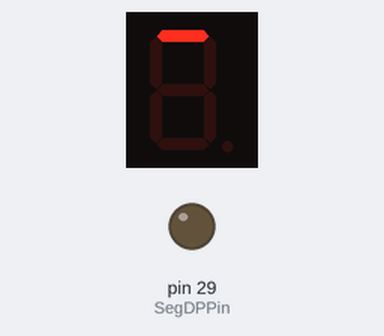
Simulated run of this sketch. Board: Arduino Mega 2560, built with avr-gcc and run on an emulated ATmega2560. Parts: 1-digit seven-segment display, output pins drawn as LEDs (lit = HIGH). Wiring (inferred from the names in the program): 1-digit 7-segment display, segments lit when HIGH: segments pin 22, pin 23, pin 24, pin 25, pin 26, pin 27, pin 28, pin 25. Dashed ring = blinking. The segment pins are drawn as the display they are named for; pins used as bus, display or sensor lines are not drawn.

Above: at 0.1 s.
At 0.6 s:
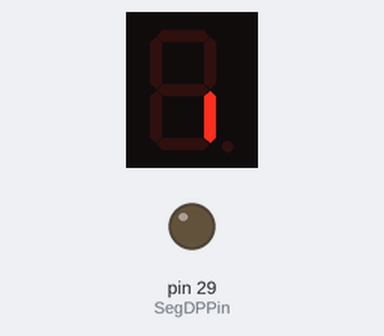
At 1.1 s:
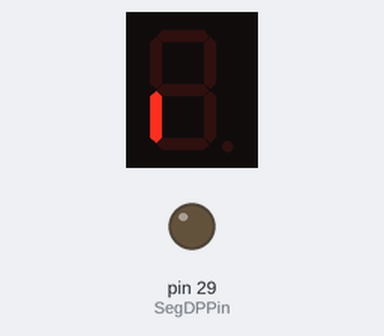
At 2.1 s:
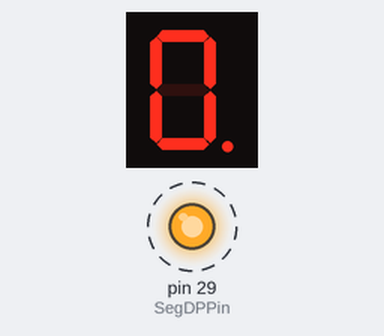
Timing chart, 0 to 40.0 s (numbered marks = the images above):
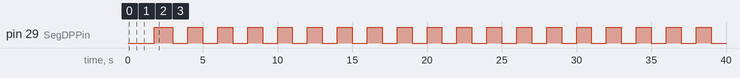

Measured:
- by itself, pin 29 (SegDPPin): alternates HIGH for 1.0 s and LOW for 1.0 s
- by itself, everything shown: repeats every 10.0 s, in 11 steps

The sketch:

CSCI241_Single_8-Segment_Display_3B.ino
```cpp
// Display using an 8-segment LED module. (Homework)

#include <CSCI_LED.h>    // Library routines
#include <CSCI_Timers.h>

const int SegAPin = 22;  // Output pin associated with the "A" (top) segment
const int SegBPin = 23;  // Output pin associated with the "B" (top right) segment
const int SegCPin = 24;  // Output pin associated with the "C" (bottom right) segment
const int SegDPin = 25;  // Output pin associated with the "D" (bottom) segment
const int SegEPin = 26;  // Output pin associated with the "E" (bottom left) segment
const int SegFPin = 27;  // Output pin associated with the "F" (top left) segment
const int SegGPin = 28;  // Output pin associated with the "G" (middle) segment
const int SegDPPin = 29; // Output pin associated with the "DP" (decimal point)

// IMPORTANT: The pin numbers above were purposely chosen to correspond to the 8 GPIO pins
//            associated with Arduino Mega PORTA.  Therefore, the following port address
//            pointers can be used to access all 8-bits at one time.

uint8_t *PortDirPtr = &DDRA;    // Ptr to port input/output direction control bits.
uint8_t *PortDataPtr = &PORTA;  // Ptr to port data bits.

// State-related definitions

const int LedOnState = HIGH;  // State which turns LED segment on.
const int LedOffState = LOW;  // State which turns LED segment off.

// In order to display a numeric digit (0,1,2,...,9), it's necessary to light one
// or more appropriate LED segments.  Which segments to light will be represented
// by 1 bits in an eight bit byte.  Here are the bit positions (MSB on left, LSB on right)
// representing each segment.  (A binary 1 in that position means that segment is
// to be lit, a binary 0 means that segment is NOT to be lit.)
//
// DP G F E D C B A   ("DP" is a single bit representing the decimal point segment)
//
// Example: The numeric digit "1" is displayed by lighting segments "B" and "C", so
// the bits in the byte should be:
//
// 0 0 0 0 0 1 1 0

// Each element in the following array holds the segment sequence pattern
// corresponding to each numeric digit (0,1,2,3,4,5,6,7,8,9).

const uint8_t DigitToSegSequence[] =
{
  0b10111111,   // "0"
  0b00000110,   // "1"
  0b11011011, //2
  0b01001111, //3
  0b11100110, //4
  0b01101101, //5
  0b11111101, //6
  0b00000111, //7
  0b11111111, //8
  0b01101111    // "9"
};

const uint8_t segment[] =
{
  0b00000001, //A
  0b00000010, //B
  0b00000100, //C
  0b00001000, //D
  0b00010000, //E
  0b00100000, //F
  0b01000000, //G
  0b10000000, //DP
};

// Note: The bit corresponding to the decimal point (DP segment) is always 0.  Whether or not
//       to set it to 0 or 1 is determined by special logic.

// Called once at start up

void setup()
{
  // Set port direction bits to output.
  SetupLEDPort(PortDirPtr);
  SetLEDPortBits(PortDataPtr, 0b11111111, 0);
  // Flash each segment so we know circuitry is working.
  for (int i = 0; i <= 7; i++)
  {
    SetLEDPortBits(PortDataPtr, segment[i], 1);
    delay(250);
    SetLEDPortBits(PortDataPtr, segment[i], 0);
  }
}

// Called repeatedly until the reset button is pressed

void loop()
{
  static const int digitHoldTime = 1000;	// Time in milliseconds

  // For each decimal digit (0,1,2,...,9), display the digit on for "digitHoldTime",
  // then nothing for "digitHoldTime".  If the digit is odd (1,3,5,7,9), then also
  // display the decimal point.

  for (int i = 0; i <= 9; i++)
  {
    SetLEDPortBits(PortDataPtr, DigitToSegSequence[i], 1);
    delay(digitHoldTime);
    SetLEDPortBits(PortDataPtr, 0b11111111, 0);
  }
}
```
